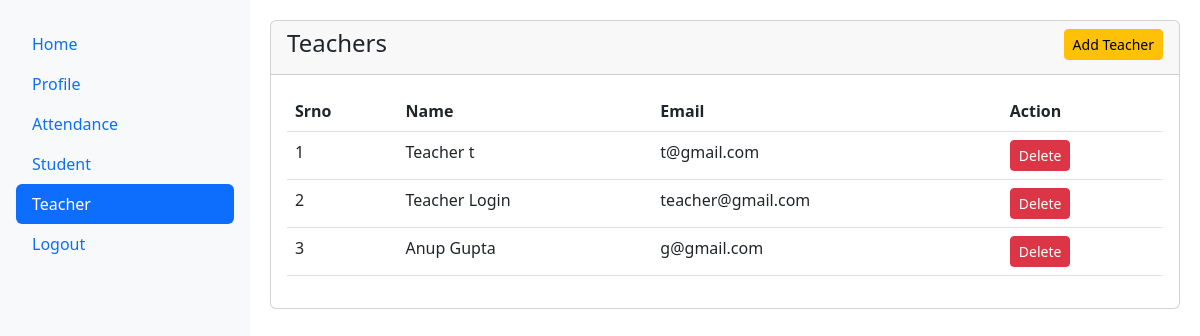
Screenshot of /index.php/login_controller/teacher_list_view with the database file from the repository.
### tables this page shows
CREATE TABLE `users` (
  `user_id` int(11) NOT NULL,
  `email` text NOT NULL,
  `password` text NOT NULL,
  `first_name` text NOT NULL,
  `last_name` text NOT NULL,
  `type` enum('1','2','3') NOT NULL,
  `created_at` timestamp NOT NULL DEFAULT current_timestamp() ON UPDATE current_timestamp()
);

### application/controllers/Login_controller.php (called while the page is built, shortened)
<?php
class Login_controller extends CI_Controller {
	public function __construct(){
		$this->load->library('session');
		$this->load->helper('url','database');
	}
	public function render($view,$data=''){
		$this->load->view('includes/template',array('view'=>$view,'data'=>$data));
	}
	public function teacher_list_view(){
		$data = $this->db->where('type', '2')
				->get('users')->result_array();
		$this->render('teacher_list_view',array('data'=>$data));
	}
}

### index.php (called while the page is built, shortened)
<?php
require_once BASEPATH.'core/CodeIgniter.php';

### application/views/teacher_list_view.php (the view, shortened to what this page needs)
<!DOCTYPE html>
<html lang="en">
<head>
</head>
<link rel="stylesheet" href="https://cdn.jsdelivr.net/npm/bootstrap@5.3.0-alpha1/dist/css/bootstrap.min.css">
<link rel="stylesheet" href="https://cdn.datatables.net/2.1.8/css/dataTables.dataTables.min.css">
<body>
    <div class="card">
        <div class="card-header">
            <div class="row">
                <div class="col-md-6">
                    <h4>Teachers</h4>
                </div>
                <div class="col-md-6 text-end">
                    <a class="btn btn-sm btn-warning" href="http://localhost/tisu/register/2">Add Teacher</a>
                </div>
            </div>
        </div>
        <div class="card-body">
            <table class="table" id="attendance">
                <thead>
                    <tr>
                        <th>Srno</th>
                        <th>Name</th>
                        <th>Email</th>
                        <th>Action</th>
                    </tr>
                </thead>
                <tbody>
                    <?php
                    $i=1;
                    foreach($data as $row){
                        ?>
                        <tr>
                            <td><?=$i?></td>
                            <td><?=$row['first_name'].' '.$row['last_name']?></td>
                            <td><?=$row['email']?></td>
                            <td><a href="javascript:void(0)" class="btn btn-sm btn-danger text-white delete_attendance" onclick="delete_user(<?=$row['user_id']?>)">Delete</a> </td>
                        </tr>
                        <?php
                    $i++;
                    }
                    ?>
                </tbody>
            </table>
        </div>
    </div>
</body>
</html>

### application/views/includes/template.php (style rules this page uses)
body { display: flex; height: 100vh; overflow: hidden; }

### rows the page displays
users: first_name "Teacher", last_name "t", email "t@gmail.com"
users: first_name "Teacher", last_name "Login", email "teacher@gmail.com"
users: first_name "Anup", last_name "Gupta", email "g@gmail.com"
